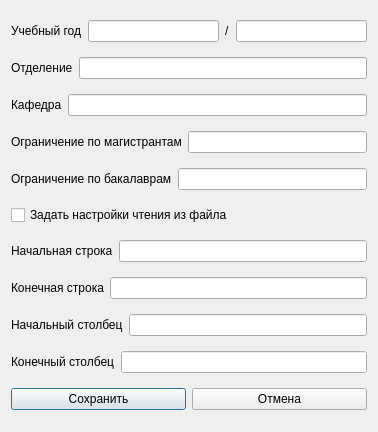
<?xml version="1.0" encoding="UTF-8"?>
<ui version="4.0">
 <class>Dialog</class>
 <widget class="QDialog" name="Dialog">
  <property name="geometry">
   <rect>
    <x>0</x>
    <y>0</y>
    <width>378</width>
    <height>432</height>
   </rect>
  </property>
  <property name="windowTitle">
   <string>Генеральные настройки</string>
  </property>
  <property name="styleSheet">
   <string notr="true">font: 12pt &quot;Times New Roman&quot;;</string>
  </property>
  <layout class="QVBoxLayout" name="verticalLayout">
   <item>
    <layout class="QHBoxLayout" name="horizontalLayout">
     <item>
      <widget class="QLabel" name="label">
       <property name="text">
        <string>Учебный год</string>
       </property>
      </widget>
     </item>
     <item>
      <widget class="QLineEdit" name="startStudyLineEdit"/>
     </item>
     <item>
      <widget class="QLabel" name="label_2">
       <property name="text">
        <string>/</string>
       </property>
      </widget>
     </item>
     <item>
      <widget class="QLineEdit" name="endStudyLineEdit"/>
     </item>
    </layout>
   </item>
   <item>
    <layout class="QHBoxLayout" name="horizontalLayout_2">
     <item>
      <widget class="QLabel" name="label_3">
       <property name="text">
        <string>Отделение</string>
       </property>
      </widget>
     </item>
     <item>
      <widget class="QLineEdit" name="otdelLineEdit"/>
     </item>
    </layout>
   </item>
   <item>
    <layout class="QHBoxLayout" name="horizontalLayout_3">
     <item>
      <widget class="QLabel" name="label_4">
       <property name="text">
        <string>Кафедра</string>
       </property>
      </widget>
     </item>
     <item>
      <widget class="QLineEdit" name="kafedraLineEdit"/>
     </item>
    </layout>
   </item>
   <item>
    <layout class="QHBoxLayout" name="horizontalLayout_9">
     <item>
      <widget class="QLabel" name="label_9">
       <property name="text">
        <string>Ограничение по магистрантам</string>
       </property>
      </widget>
     </item>
     <item>
      <widget class="QLineEdit" name="magLimitLineEdit"/>
     </item>
    </layout>
   </item>
   <item>
    <layout class="QHBoxLayout" name="horizontalLayout_10">
     <item>
      <widget class="QLabel" name="label_10">
       <property name="text">
        <string>Ограничение по бакалаврам</string>
       </property>
      </widget>
     </item>
     <item>
      <widget class="QLineEdit" name="baqLimitLineEdit"/>
     </item>
    </layout>
   </item>
   <item>
    <widget class="QCheckBox" name="readSettingsCheckBox">
     <property name="text">
      <string>Задать настройки чтения из файла</string>
     </property>
    </widget>
   </item>
   <item>
    <layout class="QHBoxLayout" name="horizontalLayout_4">
     <item>
      <widget class="QLabel" name="label_5">
       <property name="text">
        <string>Начальная строка</string>
       </property>
      </widget>
     </item>
     <item>
      <widget class="QLineEdit" name="startReadRowLineEdit">
       <property name="enabled">
        <bool>true</bool>
       </property>
       <property name="readOnly">
        <bool>true</bool>
       </property>
      </widget>
     </item>
    </layout>
   </item>
   <item>
    <layout class="QHBoxLayout" name="horizontalLayout_5">
     <item>
      <widget class="QLabel" name="label_6">
       <property name="text">
        <string>Конечная строка</string>
       </property>
      </widget>
     </item>
     <item>
      <widget class="QLineEdit" name="endReadRowLineEdit">
       <property name="enabled">
        <bool>true</bool>
       </property>
       <property name="readOnly">
        <bool>true</bool>
       </property>
      </widget>
     </item>
    </layout>
   </item>
   <item>
    <layout class="QHBoxLayout" name="horizontalLayout_6">
     <item>
      <widget class="QLabel" name="label_7">
       <property name="text">
        <string>Начальный столбец</string>
       </property>
      </widget>
     </item>
     <item>
      <widget class="QLineEdit" name="startReadColLineEdit">
       <property name="enabled">
        <bool>true</bool>
       </property>
       <property name="readOnly">
        <bool>true</bool>
       </property>
      </widget>
     </item>
    </layout>
   </item>
   <item>
    <layout class="QHBoxLayout" name="horizontalLayout_7">
     <item>
      <widget class="QLabel" name="label_8">
       <property name="text">
        <string>Конечный столбец</string>
       </property>
      </widget>
     </item>
     <item>
      <widget class="QLineEdit" name="endReadColLineEdit">
       <property name="enabled">
        <bool>true</bool>
       </property>
       <property name="readOnly">
        <bool>true</bool>
       </property>
      </widget>
     </item>
    </layout>
   </item>
   <item>
    <layout class="QHBoxLayout" name="horizontalLayout_8">
     <item>
      <widget class="QPushButton" name="saveButton">
       <property name="text">
        <string>Сохранить</string>
       </property>
      </widget>
     </item>
     <item>
      <widget class="QPushButton" name="cancelButton">
       <property name="text">
        <string>Отмена</string>
       </property>
      </widget>
     </item>
    </layout>
   </item>
  </layout>
 </widget>
 <resources/>
 <connections/>
</ui>
